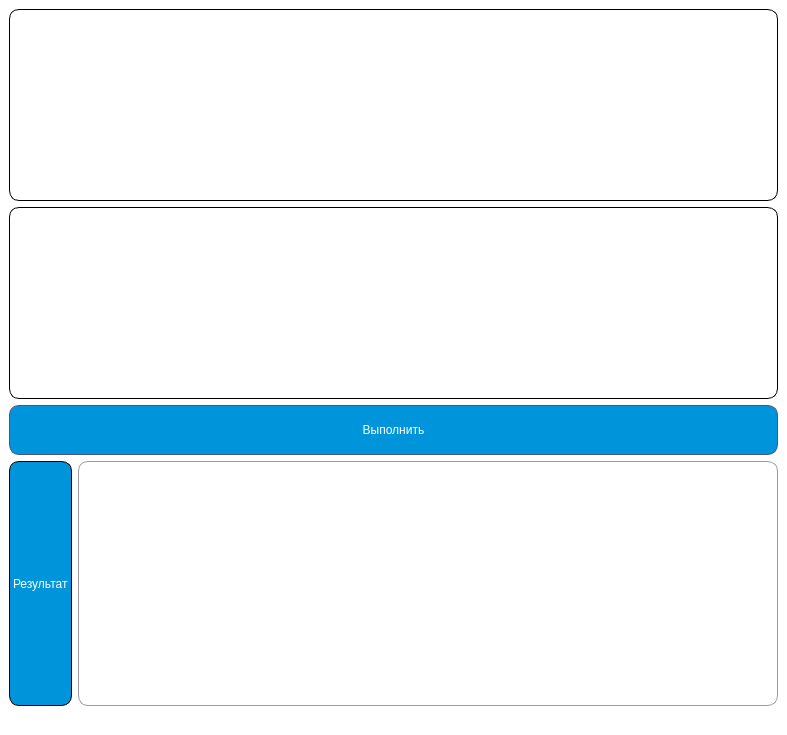
<?xml version="1.0" encoding="UTF-8"?>
<ui version="4.0">
 <class>MainWindow</class>
 <widget class="QMainWindow" name="MainWindow">
  <property name="geometry">
   <rect>
    <x>0</x>
    <y>0</y>
    <width>787</width>
    <height>735</height>
   </rect>
  </property>
  <property name="minimumSize">
   <size>
    <width>700</width>
    <height>700</height>
   </size>
  </property>
  <property name="windowTitle">
   <string>Методы оптимизации</string>
  </property>
  <property name="windowIcon">
   <iconset>
    <normaloff>:/icons/icons/calculator.svg</normaloff>:/icons/icons/calculator.svg</iconset>
  </property>
  <property name="styleSheet">
   <string notr="true">background-color:rgb(255, 255, 255);</string>
  </property>
  <widget class="QWidget" name="centralwidget">
   <property name="styleSheet">
    <string notr="true">QListWidget{
	selection-background-color: rgb(129, 136, 188);
}

QScrollBar:vertical, QScrollBar:horizontal{
	border: none;
	background-color: rgb(243, 243, 248);
	width: 6px;
	margin: 0px 0 0px 0;
	border-radius: 0px;
}

QScrollBar::handle::vertical, QScrollBar::handle::horizontal{
	background-color: rgb(202, 203, 213);
	width: 3px;
	border-radius: 3px;
}

QScrollBar::handle::vertical:hover, QScrollBar::handle::horizontal:hover{
	background-color: rgb(202, 203, 213);
}

QScrollBar::handle::vertical:pressed, QScrollBar::handle::horizontal:pressed{
	background-color:rgb(129, 136, 188);
}

QScrollBar::sub-line:vertical, QScrollBar::sub-line:horizontal{
	border: none;
	background-color: rgb(243, 243, 248);
	height: 8px;
	border-top-right-radius: 3px;
	border-top-left-radius: 3px;
	subcontrol-position: top;
	subcontrol-origin: margin;
}

QScrollBar::sub-line::vertical:hover, QScrollBar::sub-line::horizontal:hover{
	background-color: rgb(202, 203, 213);
}

QScrollBar::sub-line::vertical:pressed, QScrollBar::sub-line::horizontal:pressed{
	background-color:rgb(129, 136, 188);
}

QScrollBar::add-line:vertical, QScrollBar::add-line:horizontal{
	border: none;
	background-color: rgb(243, 243, 248);
	height: 8px;
	border-top-right-radius: 3px;
	border-top-left-radius: 3px;
	subcontrol-position: bottom;
	subcontrol-origin: margin;
}

QScrollBar::add-line::vertical:hover, QScrollBar::add-line::horizontal:hover{
	background-color: rgb(202, 203, 213);
}

QScrollBar::add-line::vertical:pressed, QScrollBar::add-line::horizontal:pressed{
	background-color:rgb(129, 136, 188);
}

QScrollBar::up-arrow:vertical, QScrollBar::down-arrow:vertical, QScrollBar::up-arrow:horizontal, QScrollBar::down-arrow:horizontal{
	background: none;
}

QScrollBar::ad-page:vertical, QScrollBar::sub-page:vertical, QScrollBar::add-page:horizontal, QScrollBar::sub-page:horizontal{
	background: none;
}</string>
   </property>
   <layout class="QVBoxLayout" name="verticalLayout" stretch="0,0,0,1,1">
    <item>
     <widget class="QListWidget" name="list_methods">
      <property name="font">
       <font>
        <family>Fira Sans,sans-serif</family>
        <pointsize>-1</pointsize>
        <weight>50</weight>
        <italic>false</italic>
        <bold>false</bold>
        <stylestrategy>PreferDefault</stylestrategy>
        <kerning>true</kerning>
       </font>
      </property>
      <property name="styleSheet">
       <string notr="true">QListWidget{
	color: black;
	border: 1px solid black;
	border-radius: 10px;
	selection-background-color: rgb(140, 200, 218);
	font: 14px &quot;Fira Sans&quot;, sans-serif;
}

QScrollBar:horizontal {
    border: 2px solid green;
    background: cyan;
    height: 15px;
    margin: 0px 40px 0 0px;
}

QScrollBar::handle:horizontal {
    background: gray;
    min-width: 20px;
}

QScrollBar::add-line:horizontal {
    background: blue;
    width: 16px;
    subcontrol-position: right;
    subcontrol-origin: margin;
    border: 2px solid black;
}

QScrollBar::sub-line:horizontal {
    background: magenta;
    width: 16px;
    subcontrol-position: top right;
    subcontrol-origin: margin;
    border: 2px solid black;
    position: absolute;
    right: 20px;
}

QScrollBar:left-arrow:horizontal, QScrollBar::right-arrow:horizontal {
    width: 3px;
    height: 3px;
    background: pink;
}

QScrollBar::add-page:horizontal, QScrollBar::sub-page:horizontal {
    background: none;
}</string>
      </property>
     </widget>
    </item>
    <item>
     <widget class="QListWidget" name="list_input">
      <property name="styleSheet">
       <string notr="true">QWidget{
	color: black;
	border: 1px solid black;
	border-radius: 10px;
	font: 22px &quot;Fira Sans&quot;, sans-serif, center;
}
</string>
      </property>
     </widget>
    </item>
    <item>
     <widget class="QPushButton" name="pb_calculate">
      <property name="sizePolicy">
       <sizepolicy hsizetype="Minimum" vsizetype="Fixed">
        <horstretch>0</horstretch>
        <verstretch>0</verstretch>
       </sizepolicy>
      </property>
      <property name="minimumSize">
       <size>
        <width>0</width>
        <height>50</height>
       </size>
      </property>
      <property name="styleSheet">
       <string notr="true">QPushButton{
	color: white;
	border: 1px solid rgb(77, 83, 139);	
	background-color:rgb(0,149,218);
	border-radius: 10px;
	font: 24px &quot;Fira Sans&quot;, sans-serif, center;
}

QPushButton:hover {
	color: black;  
	background-color: rgb(140, 200, 218);
	font: 24px &quot;Fira Sans&quot;, sans-serif, center;
}</string>
      </property>
      <property name="text">
       <string>Выполнить</string>
      </property>
     </widget>
    </item>
    <item>
     <layout class="QHBoxLayout" name="layout_output">
      <item>
       <widget class="QLabel" name="img_grafic">
        <property name="styleSheet">
         <string notr="true">QLabel{
	text-align: center;
	color: white;
	background-color:rgb(0,149,218);
	border: 1px solid rgb(0, 0, 0);
	border-radius: 10px;
	font: 24px &quot;Fira Sans&quot;, sans-serif, center;
}
</string>
        </property>
        <property name="text">
         <string>Результат</string>
        </property>
       </widget>
      </item>
      <item>
       <widget class="QTextBrowser" name="text_entry">
        <property name="styleSheet">
         <string notr="true">QTextBrowser{
	text-align: center;
	height: 300%;
	width: 100%;
	color: black;
	border: 1px solid rgb(156, 154, 161);
	border-radius: 10px;
	font: 22px &quot;Fira Sans&quot;, sans-serif;
}</string>
        </property>
        <property name="readOnly">
         <bool>true</bool>
        </property>
        <property name="html">
         <string>&lt;!DOCTYPE HTML PUBLIC &quot;-//W3C//DTD HTML 4.0//EN&quot; &quot;http://www.w3.org/TR/REC-html40/strict.dtd&quot;&gt;
&lt;html&gt;&lt;head&gt;&lt;meta name=&quot;qrichtext&quot; content=&quot;1&quot; /&gt;&lt;style type=&quot;text/css&quot;&gt;
p, li { white-space: pre-wrap; }
&lt;/style&gt;&lt;/head&gt;&lt;body style=&quot; font-family:'Fira Sans,sans-serif'; font-size:22px; font-weight:400; font-style:normal;&quot;&gt;
&lt;p style=&quot;-qt-paragraph-type:empty; margin-top:0px; margin-bottom:0px; margin-left:0px; margin-right:0px; -qt-block-indent:0; text-indent:0px; font-size:36px;&quot;&gt;&lt;br /&gt;&lt;/p&gt;&lt;/body&gt;&lt;/html&gt;</string>
        </property>
        <property name="textInteractionFlags">
         <set>Qt::TextSelectableByKeyboard|Qt::TextSelectableByMouse</set>
        </property>
       </widget>
      </item>
     </layout>
    </item>
    <item>
     <widget class="QLabel" name="lbl_temp">
      <property name="enabled">
       <bool>true</bool>
      </property>
      <property name="sizePolicy">
       <sizepolicy hsizetype="Preferred" vsizetype="Maximum">
        <horstretch>0</horstretch>
        <verstretch>0</verstretch>
       </sizepolicy>
      </property>
      <property name="styleSheet">
       <string notr="true">color: #888;</string>
      </property>
      <property name="alignment">
       <set>Qt::AlignRight|Qt::AlignTrailing|Qt::AlignVCenter</set>
      </property>
     </widget>
    </item>
   </layout>
  </widget>
 </widget>
 <resources>
  <include location="res.qrc"/>
 </resources>
 <connections/>
</ui>
